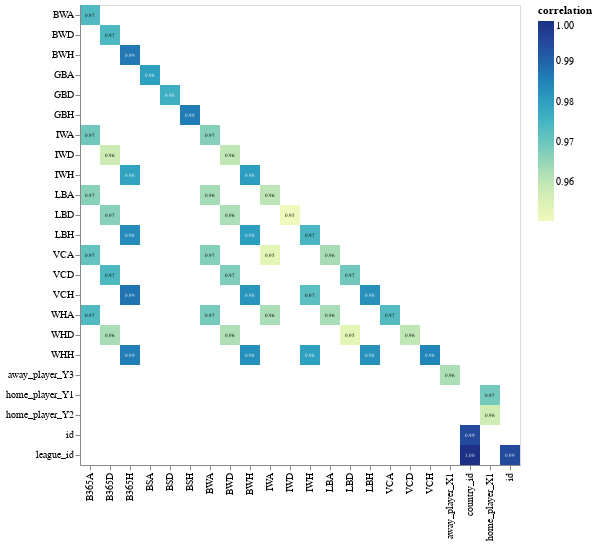

This figure's notebook cell:
### Code cell
utils.alt_corr_plot(matches, corr_limit=0.95, box_size=20, annot_size=5)

### Figure 1 — Vega-Lite specification as saved in the notebook (floating-point values rounded to 4 significant figures; data arrays with more than 128 entries replaced by an {"elided": "..."} marker saying what was removed)
{"config": {"view": {"continuousWidth": 400, "continuousHeight": 300}}, "layer": [{"mark": "rect", "encoding": {"color": {"field": "correlation", "type": "quantitative"}, "x": {"field": "var1", "title": "", "type": "nominal"}, "y": {"field": "var2", "title": "", "type": "nominal"}}, "height": {"step": 20}, "transform": [{"filter": "(datum.var1 < datum.var2)"}], "width": {"step": 20}}, {"mark": {"type": "text", "size": 5}, "encoding": {"color": {"condition": {"value": "white", "test": "datum.correlation > 0.9751601986788344"}, "value": "black"}, "text": {"field": "correlation", "format": ".2f", "type": "quantitative"}, "x": {"field": "var1", "title": "", "type": "nominal"}, "y": {"field": "var2", "title": "", "type": "nominal"}}, "height": {"step": 20}, "transform": [{"filter": "(datum.var1 < datum.var2)"}], "width": {"step": 20}}], "data": {"name": "data-a16601ce8d307acf36d1c27592086be6"}, "$schema": "https://vega.github.io/schema/vega-lite/v4.17.0.json", "datasets": {"data-a16601ce8d307acf36d1c27592086be6": {"elided": "208 records"}}}
